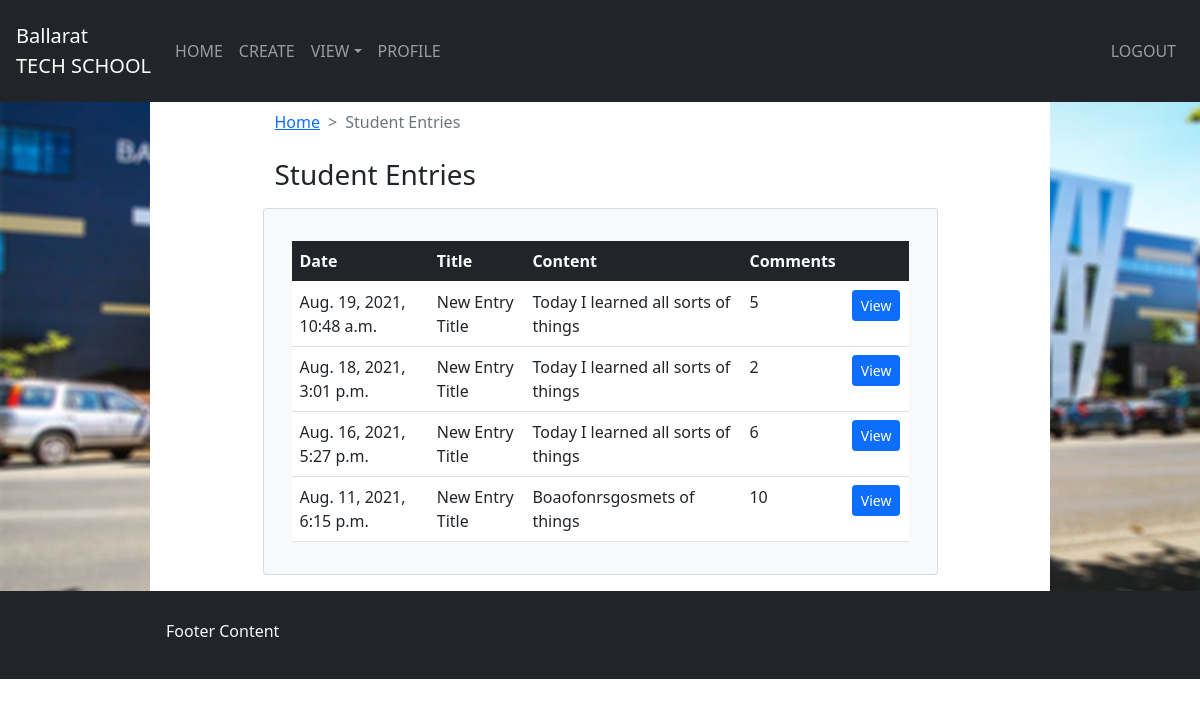
The page /student/entry/ (signed in) on the database its author committed.
### entry/models.py (models this page shows)
class Entry(models.Model):
	entry_id = models.BigAutoField(primary_key=True)
	entry_title = models.TextField(max_length=100) # the title of the entry with a text limit of 100
	entry_content = models.TextField(max_length=500) # the actual content of the entry field with a text limit of 500
	entry_date = models.DateTimeField(auto_now=True) # the time that the entry was created
	report_id = models.ForeignKey(Report, on_delete=models.CASCADE)
	def get_absolute_url(self):
		return f"entry/{self.entry_id}"

### login/decorators.py (the view)
		def wrapper_func(request, *args, **kwargs):
			if request.user.groups.all()[0].name == 'student':
				user = User.objects.get(id=request.user.id)
				current_date = datetime.date.today()
				current_report = Report.objects.get(student_id=user, report_active=True)
				if current_date > current_report.report_start_date and current_date < current_report.report_end_date:
					return view_func(request, *args, **kwargs)
				return HttpResponseRedirect("/no_report")
			return view_func(request, *args, **kwargs)

### entry/views.py (called while the page is built)
@login_required(login_url='/')																# Redirects if not logged in.
@allowed_users(allowed_roles=['student'])													# Restricted to users with 'student' role.
@active_report()																			# Verifies active report, redirects user if report is false.
def student_entry_list_view(request, *args, **kwargs):
	user = request.user.id
	report = Report.objects.get(student_id=user, report_active=True)
	student_entries = Entry.objects.annotate(num_comments=models.Count('comment')).filter(report_id=report).order_by('-entry_date')
	content = {
			'query_set': student_entries
	}
	return render(request, 'student_entry_list.html', content)

### templates/student_entry_list.html (shortened to what this page needs)
{% extends 'student_base.html' %}
{% block content %}
<div class="bg-white text-dark w-75">
	<div class='d-flex justify-content-center'>
		<div class="w-75 mb-2 mt-2 text-dark ">
			<div class='container'>
					<nav style="--bs-breadcrumb-divider: '>';" aria-label="breadcrumb">
					<ol class="breadcrumb">
						<li class="breadcrumb-item"><a href="/student">Home</a></li>
			    		<li class="breadcrumb-item active" aria-current="page">Student Entries</li>
					</ol>
				</nav>
			</div>
		<div class='mt-4'>
			<div class='container'>
				<div class='bts_background'>
			<h3>Student Entries</h3>
				</div>
			</div>
		</div>
	</div>
</div>
<div class='d-flex justify-content-center'>
<div class="p-3 mb-3 w-75 card bg-light text-dark ">
	<div class='container'>
		<div class="pt-2 row justify-content-md-center">
			<div class="table-responsive">
<div class='pt-2 d-flex justify-content-end'></div>
<table id="entry_table">
		<table class="table table-hover bg-white">
		<thead class="table-dark">
	<tr>
		<th>Date</th>
		<th>Title</th>
		<th>Content</th>
		<th colspan="1">Comments</th>
		<th></th>
	</tr>
		</thead>
{% if not query_set %}
	<td colspan="4">You have no entries</td>
{% else %}
	{% for entry in query_set|slice:":6" %}
		<tr>
			<td>{{ entry.entry_date }}</td>
			<td>{{ entry.entry_title }}</td>
			<td>{{ entry.entry_content}}</td>
			<td>{{ entry.num_comments }}</td>
			<td
			colspan="2" class="noborder"><a href="/student/{{ entry.get_absolute_url }}/" ></a>
			<form action="/student/{{ entry.get_absolute_url }}/">
				<button type="submit" class="btn btn-primary btn-sm">View</button>
			</form>
		</div>
	</div>
	{% endfor %}
{% endif %}
{% endblock %}

### rows shown on the page
Entry: entry_date "Aug. 19, 2021, 10:48 a.m.", entry_title "New Entry Title", entry_content "Today I learned all sorts of things", num_comments "5"
Entry: entry_date "Aug. 18, 2021, 3:01 p.m.", entry_title "New Entry Title", entry_content "Today I learned all sorts of things", num_comments "2"
Entry: entry_date "Aug. 16, 2021, 5:27 p.m.", entry_title "New Entry Title", entry_content "Today I learned all sorts of things", num_comments "6"
Entry: entry_date "Aug. 11, 2021, 6:15 p.m.", entry_title "New Entry Title", entry_content "Boaofonrsgosmets of things", num_comments "10"
